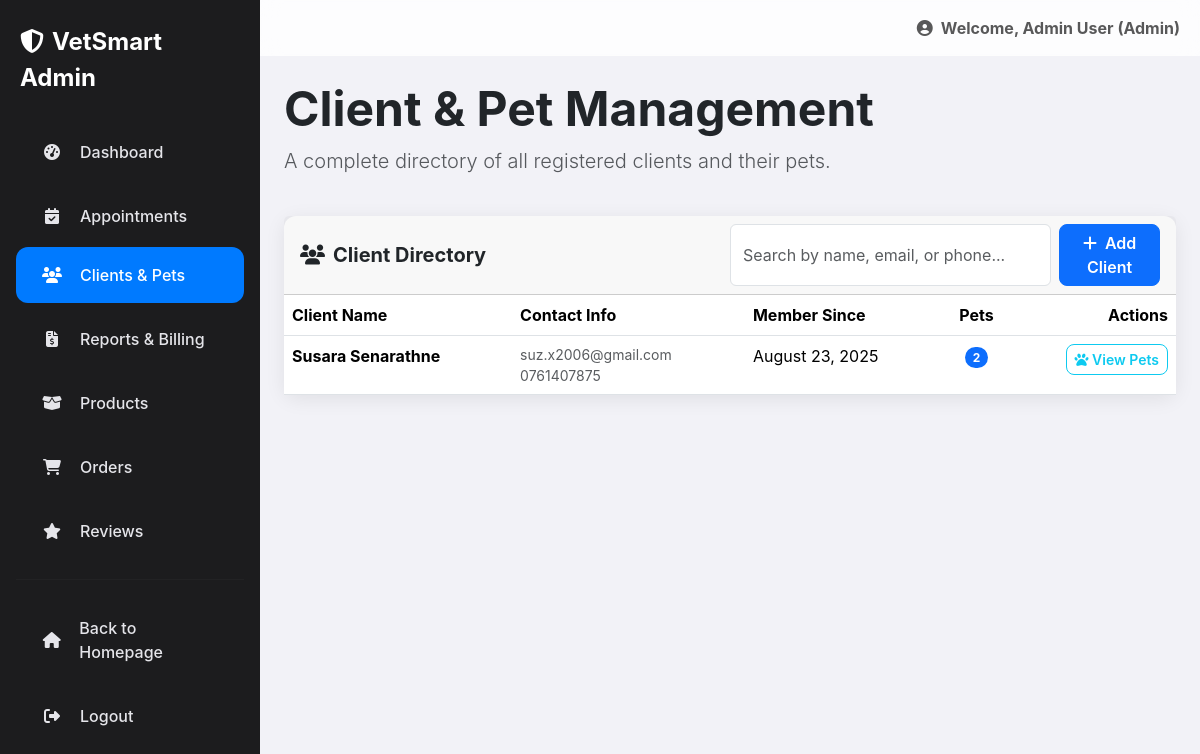
/VetSmart/admin/clients.php (signed in), run on the app's committed database.
### tables this page shows
CREATE TABLE `users` (
  `user_id` int(11) NOT NULL,
  `full_name` varchar(255) NOT NULL,
  `email` varchar(255) NOT NULL,
  `password` varchar(255) NOT NULL,
  `phone_number` varchar(20) DEFAULT NULL,
  `address` text DEFAULT NULL,
  `role` enum('client','admin') NOT NULL DEFAULT 'client',
  `created_at` timestamp NOT NULL DEFAULT current_timestamp()
);

### VetSmart/admin/clients.php (the view, shortened to what this page needs)
<?php
include 'includes/header.php';
$clients = [];
$client_sql = "SELECT user_id, full_name, email, phone_number, address, created_at FROM users WHERE role = 'client' ORDER BY full_name ASC";
$client_result = mysqli_query($conn, $client_sql);
if ($client_result) {
    while ($row = mysqli_fetch_assoc($client_result)) {
        $clients[$row['user_id']] = $row;
    }
}
$pets_by_owner = [];
$pet_sql = "SELECT owner_id, pet_id, pet_name, species, breed, date_of_birth, gender FROM pets ORDER BY pet_name ASC";
$pet_result = mysqli_query($conn, $pet_sql);
if ($pet_result) {
    while ($row = mysqli_fetch_assoc($pet_result)) {
        $pets_by_owner[$row['owner_id']][] = $row;
    }
}
?>
<div class="d-flex justify-content-between align-items-center mb-4">
    <div>
        <h1 class="display-5 fw-bold mb-2">Client & Pet Management</h1>
        <p class="lead text-muted">A complete directory of all registered clients and their pets.</p>
    </div>
</div>
<div class="card">
    <div class="card-header">
        <div class="d-flex justify-content-between align-items-center">
            <h5 class="fw-bold mb-0"><i class="fas fa-users me-2"></i>Client Directory</h5>
            <div class="w-50 d-flex">
                 <input type="text" id="clientSearchInput" class="form-control me-2" placeholder="Search by name, email, or phone...">
                 <button class="btn btn-primary" data-bs-toggle="modal" data-bs-target="#addClientModal"><i class="fas fa-plus me-2"></i>Add Client</button>
            </div>
        </div>
    </div>
    <div class="card-body p-0">
        <div class="table-responsive">
            <table class="table table-hover mb-0" id="clientsTable">
                <thead>
                    <tr>
                        <th>Client Name</th>
                        <th>Contact Info</th>
                        <th>Member Since</th>
                        <th class="text-center">Pets</th>
                        <th class="text-end">Actions</th>
                    </tr>
                </thead>
                <tbody>
                    <?php if (empty($clients)): ?>
                        <tr><td colspan="5" class="text-center text-muted p-5">No clients found.</td></tr>
                    <?php else: ?>
                        <?php foreach ($clients as $client):
                            $pet_count = isset($pets_by_owner[$client['user_id']]) ? count($pets_by_owner[$client['user_id']]) : 0;
                        ?>
                            <tr class="client-row" data-search-term="<?php echo strtolower(htmlspecialchars($client['full_name'] . ' ' . $client['email'] . ' ' . $client['phone_number'])); ?>">
                                <td><strong><?php echo htmlspecialchars($client['full_name']); ?></strong></td>
                                <td>
                                    <div class="small text-muted"><?php echo htmlspecialchars($client['email']); ?></div>
                                    <div class="small text-muted"><?php echo htmlspecialchars($client['phone_number'] ?: 'N/A'); ?></div>
                                </td>
                                <td><?php echo date('F j, Y', strtotime($client['created_at'])); ?></td>
                                <td class="text-center"><span class="badge bg-primary rounded-pill"><?php echo $pet_count; ?></span></td>
                                <td class="text-end">
                                    <button class="btn btn-sm btn-outline-info" data-bs-toggle="modal" data-bs-target="#viewPetsModal" data-client-id="<?php echo $client['user_id']; ?>" data-client-name="<?php echo htmlspecialchars($client['full_name']); ?>">
                                        <i class="fas fa-paw"></i> View Pets
                                    </button>
                                </td>
                            </tr>
                        <?php endforeach; ?>
                    <?php endif; ?>
                </tbody>
            </table>
        </div>
    </div>
</div>
<?php
include 'includes/footer.php';
?>

### VetSmart/admin/includes/header.php (style rules this page uses)
:root { --ios-blue: #007AFF; --ios-light-gray: #F2F2F7; --ios-dark-gray: #1C1C1E; --sidebar-bg: #1C1C1E; --sidebar-text: #E5E5EA; --sidebar-hover: #3A3A3C; --main-bg: #F2F2F7; --card-bg: #FFFFFF; --border-radius: 12px; }
body { font-family: -apple-system, BlinkMacSystemFont, 'SF Pro Display', 'Segoe UI', Roboto, sans-serif; background-color: var(--main-bg); overflow-x: hidden; }
.card { border: none; border-radius: var(--border-radius); box-shadow: 0 4px 20px rgba(0,0,0,0.08); background-color: var(--card-bg); }
.btn { border-radius: 8px; font-weight: 600; }

### data on the page
users: full_name "Susara Senarathne", email "suz.x2006@gmail.com", phone_number "0761407875", created_at "August 23, 2025", user_id "2"

### other printed values
$_SESSION['full_name'] "Admin User"
